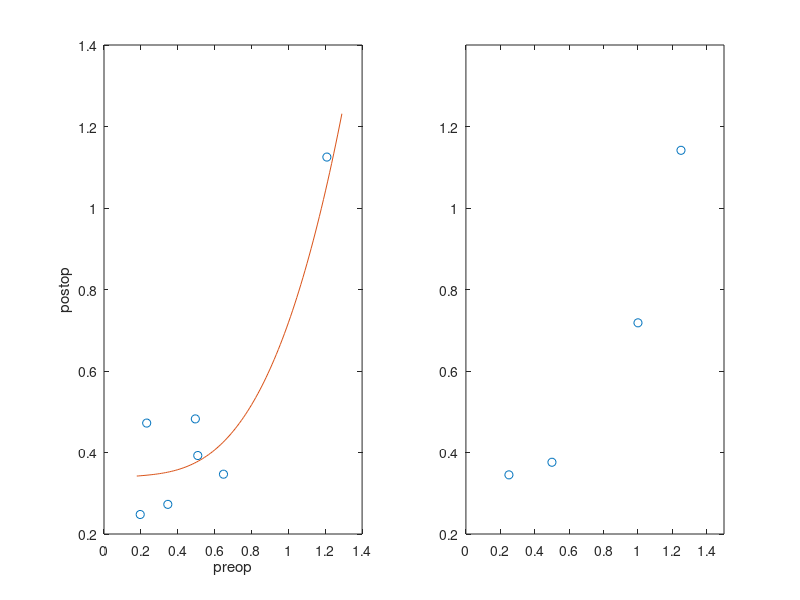

Reproduce this figure in MATLAB.
clear all
close all

load('postop.mat');
load('preop.mat');

% for i = 1:1:width(parameters_preop)
%     for j = 1:1:height(parameters_preop)
%         pre = parameters_preop(j,i);
%         post = parameters_postop(j,i);
% 
%         percentagechange = (post-pre)/pre * 100;
% 
%         result(j,i) = percentagechange;
%     end
% end
% 
% mean_res = mean(result, 1);
% std_res = std(result, 1)

preop4 = transpose(parameters_preop(:,1));
j=1;

for i = 1:1:length(preop4)
    
    temp = preop4(i);

    a = temp-temp*0.1;
    b = temp+temp*0.1;
    r = (b-a).*rand(10,1) + a;

    preop4fake(j:j+9,:) = r;

    j=j+10;
end

postop4 = transpose(parameters_postop(:,1));
j=1;

for i = 1:1:length(postop4)
    
    temp = postop4(i);

    a = temp-temp*0.1;
    b = temp+temp*0.1;
    r = (b-a).*rand(10,1) + a;

    postop4fake(j:j+9,:) = r;

    j=j+10;
end

figure()
subplot(1,2,1)
plot(preop4,postop4,'o')
hold on
p = polyfit(preop4fake, postop4fake, 3);
x=min(preop4fake):(max(preop4fake)-min(preop4fake))/100:max(preop4fake);
y = polyval(p,x);
plot(x,y)
xlabel('preop');
ylabel('postop')
subplot(1,2,2)
temp = [0.25 0.5 1 1.25];
y2 = polyval(p,temp);
plot(temp,y2,'o');
axis([0 1.5 0.2 1.4])

